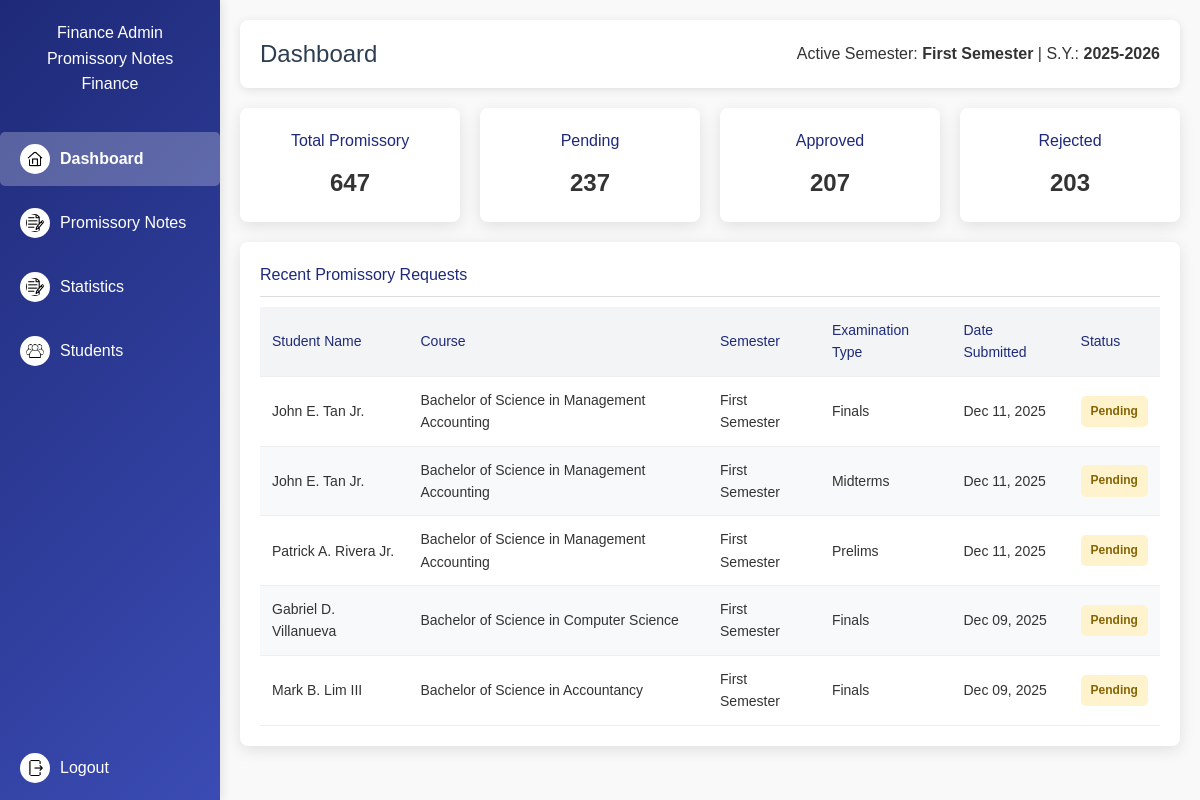
The page /finance/dashboard (signed in) on the database as committed earlier.
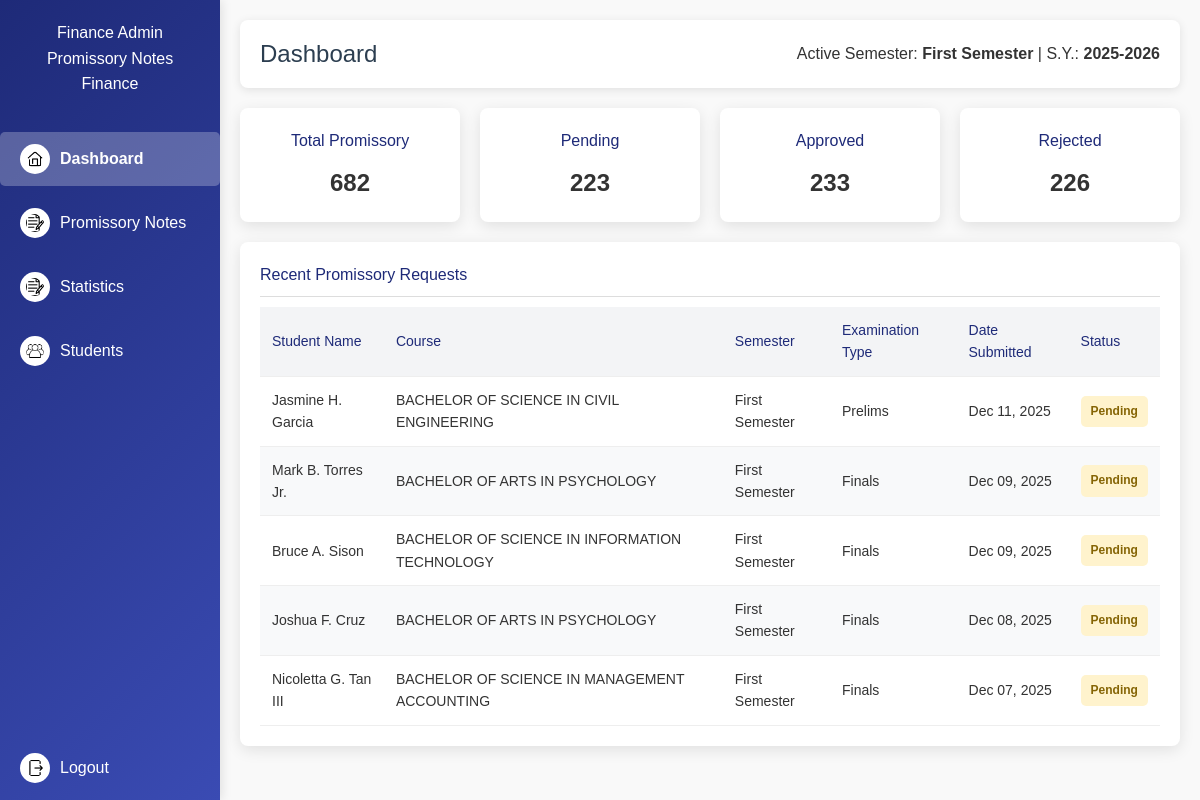
The same page on the database as committed later.
### models.py (models this page shows, shortened)
class PromissoryRequest(db.Model):
    id = db.Column(db.Integer, primary_key=True)
    student_id = db.Column(db.Integer, db.ForeignKey(
        'account.id'), nullable=False)
    student = db.relationship("Account", backref="promissory_requests")
    year_level = db.Column(db.String(20), nullable=False)
    course = db.Column(db.String(100), nullable=False)
    email = db.Column(db.String(100), nullable=False)
    reason_text = db.Column(db.Text)
    reason_doc = db.Column(db.String(255))
    valid_id = db.Column(db.String(255))
    semester_type = db.Column(db.String(50))
    semester = db.Column(db.String(50))
    school_year = db.Column(db.String(20))
    status = db.Column(db.String(20), default="Pending")
    comments = db.Column(db.Text)
    requested_at = db.Column(db.DateTime, default=datetime.utcnow)

### finance_routes.py (the view)
@finance_bp.route("/dashboard")
@require_role("Finance")
def dashboard():
    user_name = session.get("user_name", "Finance User")
    active_semester, active_school_year = get_active_settings()
    base_query = PromissoryRequest.query.filter_by(
        semester=active_semester,
        school_year=active_school_year
    )
    data = {
        "total_promissory": base_query.count(),
        "total_pending": base_query.filter_by(status="Pending").count(),
        "total_approved": base_query.filter_by(status="Approved").count(),
        "total_rejected": base_query.filter_by(status="Rejected").count(),
    }
    recent_requests = base_query.join(Account, PromissoryRequest.student_id == Account.id)\
        .filter(PromissoryRequest.status == "Pending")\
        .order_by(PromissoryRequest.requested_at.desc())\
        .limit(5).all()
    recent_requests = [{
        "student_name": f"{r.student.first_name} {r.student.middle_name or ''} {r.student.last_name} {r.student.suffix or ''}",
        "course": r.course,
        "semester": r.semester,
        "semester_type": r.semester_type,
        "date_submitted": r.requested_at,
        "status": r.status
    } for r in recent_requests]
    log_action(
        user_name, f"Viewed finance dashboard for {active_semester} {active_school_year}")
    return render_template(
        "finance/dashboard.html",
        finance_user=user_name,
        active_semester=active_semester,
        active_school_year=active_school_year,
        data=data,
        recent_requests=recent_requests
    )

### app.py (called while the page is built)
@app.before_request
def protect_admin_routes():
    if request.path.startswith("/admin"):
        if "user_id" not in session or session.get("role") != "Admin":
            flash("Admin access required.", "danger")
            return redirect(url_for("login"))

### finance_routes.py (called while the page is built)
def require_role(role=None):
    def wrapper(func):
        @wraps(func)
        def decorated_function(*args, **kwargs):
            if "user_id" not in session:
                flash("Please log in first.", "warning")
                return redirect(url_for("login"))
            if role and session.get("role") != role:
                flash("Access denied.", "danger")
                return redirect(url_for("login"))
            return func(*args, **kwargs)
        return decorated_function
    return wrapper

def get_active_settings():
    settings = ActiveSettings.query.first()
    return (
        settings.active_semester if settings else "Not Set",
        settings.active_school_year if settings else "Not Set"
    )

def log_action(user_name, action):
    log = SystemLog(user_name=user_name, action=action)
    db.session.add(log)
    db.session.commit()

### templates/finance/dashboard.html (shortened to what this page needs)
<!DOCTYPE html>
<html lang="en">
<head>
</head>
<body>
  <nav class="sidebar" id="sidebar">
    <h2>{{ finance_user }}<br>Promissory Notes<br>Finance</h2>
    <a href="{{ url_for('finance.dashboard') }}"
      class="{% if request.endpoint == 'finance.dashboard' %}active{% endif %}">
      <img src="{{ url_for('static', filename='images/dashboard.png') }}" class="icon" alt="Dashboard Icon"> Dashboard
    </a>
    <a href="{{ url_for('finance.promissory_notes') }}"
      class="{% if request.endpoint == 'finance.promissory_notes' %}active{% endif %}">
      <img src="{{ url_for('static', filename='images/notes.png') }}" class="icon" alt="Notes Icon"> Promissory Notes
    </a>
    <a href="{{ url_for('finance.all_promissory') }}"
      class="{% if request.endpoint == 'finance.all_promissory' %}active{% endif %}">
      <img src="{{ url_for('static', filename='images/notes.png') }}" class="icon" alt="Statistics Icon"> Statistics
    </a>
    <a href="{{ url_for('finance.students_promissory') }}"
      class="{% if request.endpoint=='finance.students_promissory' %}active{% endif %}">
      <img src="{{ url_for('static', filename='images/students.png') }}" class="icon" alt="Students Icon"> Students
    </a>
    <a href="{{ url_for('finance.logout') }}" class="logout-btn">
      <img src="{{ url_for('static', filename='images/logout.png') }}" class="icon" alt="Logout Icon"> Logout
    </a>
  </nav>
  <main class="main-content">
    <header class="header">
      <h2>Dashboard</h2>
      <div>Active Semester: <strong>{{ active_semester }}</strong> | S.Y.: <strong>{{ active_school_year }}</strong>
      </div>
    </header>
    <section class="cards">
      <div class="card">
        <h3>Total Promissory</h3>
        <p>{{ data.total_promissory }}</p>
      </div>
      <div class="card">
        <h3>Pending</h3>
        <p>{{ data.total_pending }}</p>
      </div>
      <div class="card">
        <h3>Approved</h3>
        <p>{{ data.total_approved }}</p>
      </div>
      <div class="card">
        <h3>Rejected</h3>
        <p>{{ data.total_rejected }}</p>
      </div>
    </section>
    <section class="table-card">
      <h3>Recent Promissory Requests</h3>
      <table>
        <thead>
          <tr>
            <th>Student Name</th>
            <th>Course</th>
            <th>Semester</th>
            <th>Examination Type</th>
            <th>Date Submitted</th>
            <th>Status</th>
          </tr>
        </thead>
        <tbody>
          {% if recent_requests %}
          {% for req in recent_requests %}
          <tr>
            <td>{{ req.student_name }}</td>
            <td>{{ req.course }}</td>
            <td>{{ req.semester }}</td>
            <td>{{ req.semester_type }}</td>
            <td>{{ req.date_submitted.strftime('%b %d, %Y') }}</td>
            <td><span class="status {{ req.status|lower }}">{{ req.status }}</span></td>
          </tr>
          {% endfor %}
          {% else %}
          <tr>
            <td colspan="6" class="no-data">No recent requests found.</td>
          </tr>
          {% endif %}
        </tbody>
      </table>
    </section>
  </main>
</body>
</html>

Rows that differ between the two databases and show on the page:
no longer on this page (row edited): PromissoryRequest: student_name "John E. Tan Jr.", course "Bachelor of Science in Management Accounting", semester "First Semester", semester_type "Finals", date_submitted "Dec 11, 2025", status "Pending"
no longer on this page (row edited): PromissoryRequest: student_name "John E. Tan Jr.", course "Bachelor of Science in Management Accounting", semester "First Semester", semester_type "Midterms", date_submitted "Dec 11, 2025", status "Pending"
no longer on this page (row edited): PromissoryRequest: student_name "Patrick A. Rivera Jr.", course "Bachelor of Science in Management Accounting", semester "First Semester", semester_type "Prelims", date_submitted "Dec 11, 2025", status "Pending"
no longer on this page (row edited): PromissoryRequest: student_name "Gabriel D. Villanueva", course "Bachelor of Science in Computer Science", semester "First Semester", semester_type "Finals", date_submitted "Dec 09, 2025", status "Pending"
no longer on this page (row edited): PromissoryRequest: student_name "Mark B. Lim III", course "Bachelor of Science in Accountancy", semester "First Semester", semester_type "Finals", date_submitted "Dec 09, 2025", status "Pending"
added PromissoryRequest: student_name "Jasmine H. Garcia", course "BACHELOR OF SCIENCE IN CIVIL ENGINEERING", semester "First Semester", semester_type "Prelims", date_submitted "Dec 11, 2025", status "Pending"
now on this page (row edited): PromissoryRequest: student_name "Mark B. Torres Jr.", course "BACHELOR OF ARTS IN PSYCHOLOGY", semester "First Semester", semester_type "Finals", date_submitted "Dec 09, 2025", status "Pending"
now on this page (row edited): PromissoryRequest: student_name "Bruce A. Sison", course "BACHELOR OF SCIENCE IN INFORMATION TECHNOLOGY", semester "First Semester", semester_type "Finals", date_submitted "Dec 09, 2025", status "Pending"
now on this page (row edited): PromissoryRequest: student_name "Joshua F. Cruz", course "BACHELOR OF ARTS IN PSYCHOLOGY", semester "First Semester", semester_type "Finals", date_submitted "Dec 08, 2025", status "Pending"
now on this page (row edited): PromissoryRequest: student_name "Nicoletta G. Tan III", course "BACHELOR OF SCIENCE IN MANAGEMENT ACCOUNTING", semester "First Semester", semester_type "Finals", date_submitted "Dec 07, 2025", status "Pending"
Other text that changed with them:
{{ data.total_promissory }}: "647" → "682"
{{ data.total_pending }}: "237" → "223"
{{ data.total_approved }}: "207" → "233"
{{ data.total_rejected }}: "203" → "226"
